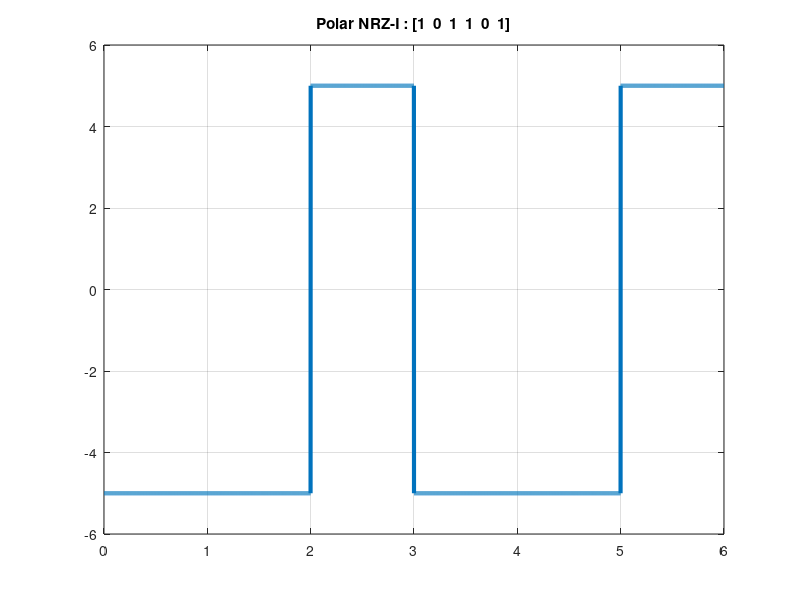

This figure's MATLAB source:
clc;
close all;
clear all;

bits = [1 0 1 1 0 1];
bitrate = 1;
n = 1000;

T = length(bits)/bitrate; %Total time for bits sequence
N = length(bits)*n; %Total sample

dt = T/N;   %Bit duration/sampling time
t = 0:dt:T-dt; %Every time instance

%Encoding

previous = 5;
x = zeros(1, length(t)); % Output signal

% 0 -> No Transition
% 1 -> Transition

for i = 1:length(bits)
    if(bits(i) == 1)
        x((i-1)*n +1: i*n) =  previous * (-1);
        previous = previous * (-1);
    else
        x((i-1)*n +1: i*n) = previous;
    end
end

%subplot(2,1,1);
plot(t,x, 'Linewidth', 3);
title(['Polar NRZ-I : [' num2str(bits) ']']);
grid on;

%Decoding
y = ones(1, length(x)/n);
previous = 5;
for i=1:length(y)
    if x(((i-1)*n)+1) == previous
        y(i) = 0;
    else
        previous = previous * (-1);
    end
end

disp('Polar NRZ-I Decoded signal : ');
disp(y);
